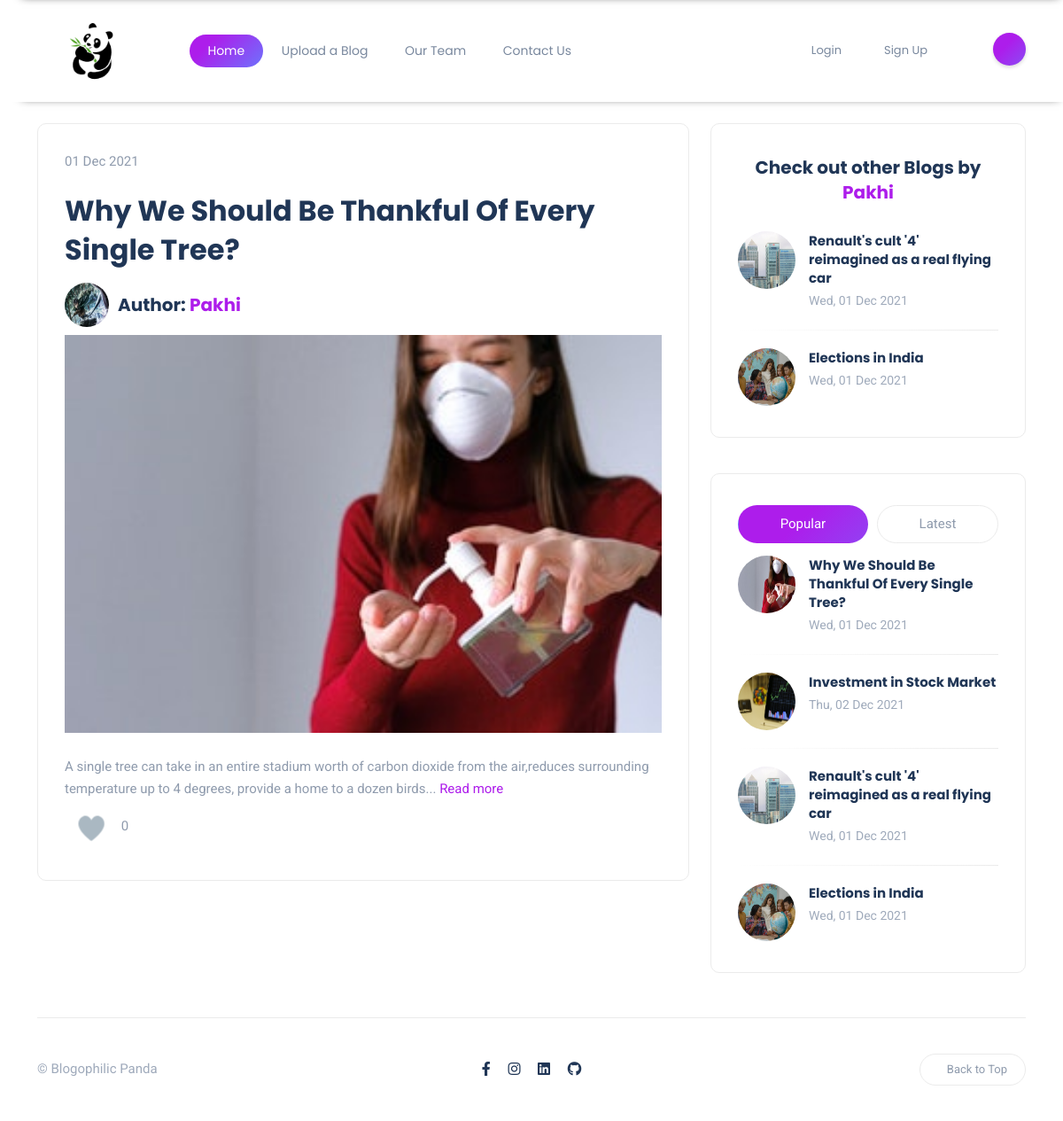
The app's page /blogs/why-we-should-be-thankful-of-every-single-tree, older data.
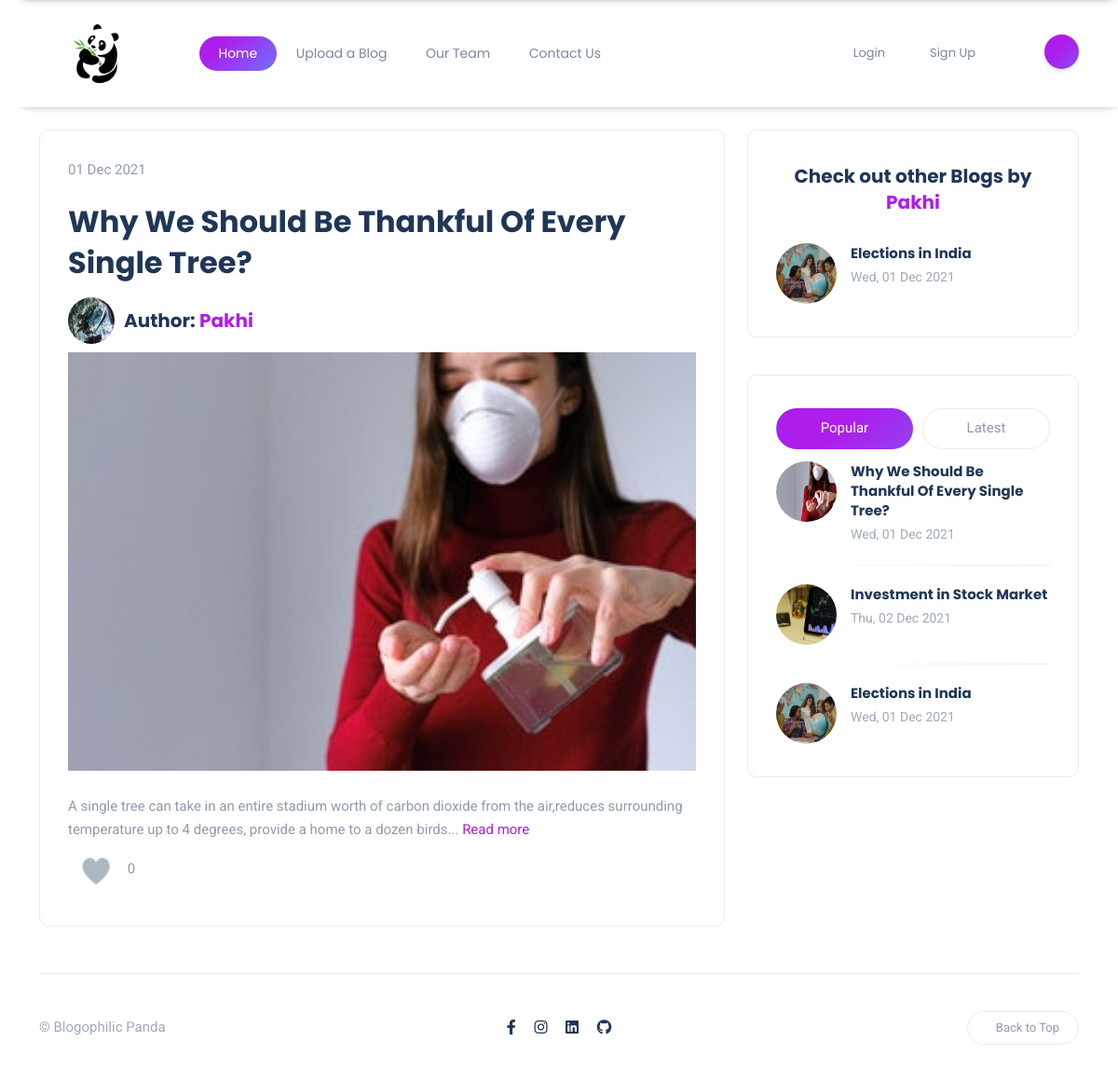
The same page, newer data.
### content/models.py (models this page shows, shortened)
class BlogPost(models.Model):
    author = models.ForeignKey(User, on_delete=models.CASCADE, related_name= 'post_author')
    blog_title = models.CharField(max_length= 264)
    slug = models.SlugField(max_length=264, unique=True, default='',editable=False)
    blog_content = models.TextField()
    blog_image = models.ImageField(upload_to= 'blog_image')
    publish_date = models.DateTimeField(auto_now_add=True)
    category = models.ForeignKey(Category, on_delete = models.CASCADE, related_name ='blog_cat')
    likes = models.ManyToManyField(User, related_name='blog_posts')
    class Meta:
        ordering = ['-publish_date']
    def total_likes(self):
        return self.likes.count()

### accounts/models.py (models this page shows, shortened)
class Profile(models.Model):
    user = models.OneToOneField(User, on_delete=models.CASCADE)
    image = models.ImageField(upload_to = 'profile_pics', null=True)
    slug = models.SlugField(max_length=264, unique=True, editable=False, default='')

### content/views.py (the view)
# urls.py: path('blogs/<slug:the_slug>', views.blog_details, name='blog_details'),
def blog_details(request, the_slug):
    blog_single = BlogPost.objects.get(slug=the_slug)
    total_likes = blog_single.total_likes()
    liked = False
    if blog_single.likes.filter(id = request.user.id):
        liked = True
    blogs = list(BlogPost.objects.all())
    author_blogs = list(BlogPost.objects.filter(author = blog_single.author).exclude(slug=the_slug))[:4]
    blogs_latest = BlogPost.objects.all().order_by('-publish_date')[:4]
    blogs_popular = random.sample(blogs, len(blogs))[:4]
    context = {
        "blog_single": blog_single,
        "blog_likes": total_likes,
        "blog_liked": liked,
        "author_blogs": author_blogs,
        "blogs_popular": blogs_popular,
        "blogs_latest": blogs_latest,
    }
    return render(request, 'blogs/blog_details.html', context)

### templates/blogs/blog_details.html (shortened to what the changed rows need)
{% extends "base.html" %}
{% load get_post_Cat %}
{% load static %}
{% block content %}
<link rel="stylesheet" href="{% static 'css/blogs/home.css' %}">
<link rel="stylesheet" href="{% static 'css/blogs/blog_details.css' %}">
<section id="hero">
    <div class="container-xl">
        <div class="row gy-4">
            <div class="col-lg-8">
                <div class="post-tabs rounded bordered">
                    <div class="article-container">
                        {{ blog_single.publish_date|date:"d M Y" }}
                        <div class="heading">
                            <h2>{{ blog_single.blog_title }}</h2>
                        </div>
                        <div class="author">
                            <img src="{{ blog_single.author.profile.image.url }}" class="authorpic" alt="">
                            <h5>Author: <a href="{% url 'profile' profile_slug=blog_single.author.profile.slug %}">{{ blog_single.author }}</a></h5>
                        </div>
                        <div class="article-image">
                            <img src="/media/{{ blog_single.blog_image }}">
                        </div>
                        <br>
                        <div class="article-text">
                            {% if user.is_authenticated %}
                            {{ blog_single.blog_content|linebreaks }}
                            {% else %}
                            {{ blog_single.blog_content|slice:":300" }}...
                            <a href="{% url 'login' %}">Read more</a>
                            {% endif %}
                        </div>
                        <form action="{% url 'like_blog' the_slug=blog_single.slug %}" method="POST">
                            <label for="blog_title">
                            </label>
                            {{ blog_likes }}
                        </form>
                    </div>
                </div>
            </div>
            <div class="col-lg-4">
                <div class="sidebar">
                    {% if author_blogs|length > 0 %}
                    <div class="widget rounded">
                        <div class="widget-header text-center">
                            <h3 class="widget-title">Check out other Blogs by <a href="{% url 'profile' profile_slug=blog_single.author.profile.slug %}">{{ blog_single.author }}</a></h3>
                        </div>
                        <div class="widget-content">
                            {% for blog in author_blogs %}
                            <div class="post post-list-sm circle">
                                <div class="thumb circle">
                                    <a href="{% url 'blog_details' the_slug=blog.slug %}">
                                        <div class="inner">
                                            <img src="/media/{{ blog.blog_image }}" alt="" style="height: 100%; width: 100%;">
                                        </div>
                                    </a>
                                </div>
                                <div class="details clearfix">
                                    <h6 class="post-title my-0">
                                        <a href="{% url 'blog_details' the_slug=blog.slug %}">{{ blog.blog_title }}</a>
                                    </h6>
                                    <ul class="meta list-inline mt-1 mb-0">
                                        <li class="list-inline-item">{{ blog.publish_date|date:"D, d M Y" }}</li>
                                    </ul>
                                </div>
                            </div>
                            {% endfor %}
                        </div>
                    </div>
                    {% endif %}
                    <div class="widget rounded">
                        <div class="tab-content" id="postsTabContent">
                            <div class="tab-pane fade show active" id="popular" aria-labelledby="popular-tab"
                                role="tabpanel">
                                {% for blog in blogs_popular %}
                                <div class="post post-list-sm circle">
                                    <div class="thumb circle">
                                        <a href="{% url 'blog_details' the_slug=blog.slug %}">
                                            <div class="inner">
                                                <img src="/media/{{ blog.blog_image }}" alt="" style="height: 100%; width: 100%;">
                                            </div>
                                        </a>
                                    </div>
                                    <div class="details clearfix">
                                        <h6 class="post-title my-0">
                                            <a href="{% url 'blog_details' the_slug=blog.slug %}">{{ blog.blog_title }}</a>
                                        </h6>
                                        <ul class="meta list-inline mt-1 mb-0">
                                            <li class="list-inline-item">{{ blog.publish_date|date:"D, d M Y" }}</li>
                                        </ul>
                                    </div>
                                </div>
                                {% endfor %}
                            </div>
                        </div>
                    </div>
                </div>
            </div>
        </div>
    </div>
</section>
{% endblock content %}

Row changes from the older to the newer data that the page shows:
removed BlogPost: blog_image (picture), blog_title "Renault's cult '4' reimagined as a real flying car", publish_date "Wed, 01 Dec 2021"
